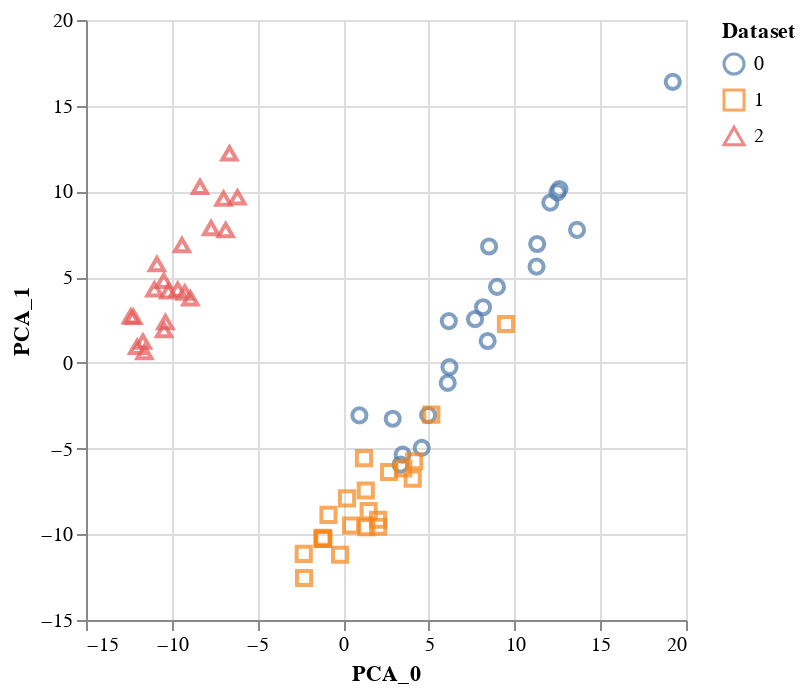

Write notebook code for a chart like this one.
### Code cell
from sklearn.decomposition import PCA
import pandas as pd
import altair as alt

embed_last_last = lambda conv: format_embed(conv)

def show_format_embeds(datasets, embed_func):
    didxs = []
    names = []
    texts = []
    embeds = []
    for didx, dataset in enumerate(datasets):
        for cidx, conv in enumerate(dataset):
            didxs.append(didx)
            names.append('{}-{}'.format(didx, cidx))
            texts.append(conv)
            embeds.append(embed_func(conv))
            
    pca = PCA(n_components=2)
    pca_embeds = pca.fit_transform(torch.stack(embeds).float().numpy())
    
    data = pd.DataFrame({
        'Dataset': didxs,
        'Sample': names,
        'Text': texts,
        'PCA_0': map(lambda p: p[0], pca_embeds),
        'PCA_1': map(lambda p: p[1], pca_embeds),
    })
    
    display(data)
    
    display(alt.Chart(data).mark_point(size=50).encode(
        x='PCA_0',
        y='PCA_1',
        color='Dataset:N',
        shape='Dataset:N',
        tooltip=['Dataset', 'Sample', 'Text']
    ).interactive())
              
              
show_format_embeds([strat_a_convs, strat_a_convs_sf, strat_a_paras], embed_last_last)
